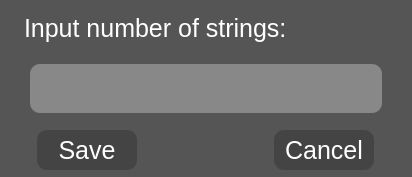
<?xml version="1.0" encoding="UTF-8"?>
<ui version="4.0">
 <class>TextLineInputWindow</class>
 <widget class="QMainWindow" name="TextLineInputWindow">
  <property name="geometry">
   <rect>
    <x>0</x>
    <y>0</y>
    <width>412</width>
    <height>177</height>
   </rect>
  </property>
  <property name="minimumSize">
   <size>
    <width>300</width>
    <height>0</height>
   </size>
  </property>
  <property name="maximumSize">
   <size>
    <width>10000</width>
    <height>10000</height>
   </size>
  </property>
  <property name="windowTitle">
   <string>MainWindow</string>
  </property>
  <property name="toolTipDuration">
   <number>-4</number>
  </property>
  <property name="styleSheet">
   <string notr="true">QMainWindow, QWidget {
background-color: #555;
color: #FFF;
font-family: Arial;
font-size: 25px;
border-radius: 10px
}
QPushButton {
background-color: #444;
}
QPushButton:hover {
background-color: #666;
}</string>
  </property>
  <widget class="QWidget" name="centralwidget">
   <layout class="QGridLayout" name="gridLayout">
    <property name="leftMargin">
     <number>0</number>
    </property>
    <property name="topMargin">
     <number>0</number>
    </property>
    <property name="rightMargin">
     <number>0</number>
    </property>
    <property name="bottomMargin">
     <number>0</number>
    </property>
    <property name="spacing">
     <number>0</number>
    </property>
    <item row="1" column="0" colspan="3">
     <widget class="QFrame" name="frame_9">
      <property name="minimumSize">
       <size>
        <width>300</width>
        <height>0</height>
       </size>
      </property>
      <property name="frameShape">
       <enum>QFrame::StyledPanel</enum>
      </property>
      <property name="frameShadow">
       <enum>QFrame::Raised</enum>
      </property>
      <layout class="QGridLayout" name="gridLayout_2">
       <property name="leftMargin">
        <number>30</number>
       </property>
       <property name="topMargin">
        <number>10</number>
       </property>
       <property name="rightMargin">
        <number>30</number>
       </property>
       <property name="bottomMargin">
        <number>10</number>
       </property>
       <property name="spacing">
        <number>0</number>
       </property>
       <item row="0" column="0">
        <widget class="QFrame" name="frame_3">
         <property name="styleSheet">
          <string notr="true">background-color: #888;</string>
         </property>
         <property name="frameShape">
          <enum>QFrame::StyledPanel</enum>
         </property>
         <property name="frameShadow">
          <enum>QFrame::Raised</enum>
         </property>
         <layout class="QHBoxLayout" name="horizontalLayout">
          <item>
           <widget class="QLineEdit" name="input"/>
          </item>
         </layout>
        </widget>
       </item>
      </layout>
     </widget>
    </item>
    <item row="0" column="0" colspan="3">
     <widget class="QFrame" name="frame_2">
      <property name="minimumSize">
       <size>
        <width>300</width>
        <height>0</height>
       </size>
      </property>
      <property name="frameShape">
       <enum>QFrame::StyledPanel</enum>
      </property>
      <property name="frameShadow">
       <enum>QFrame::Raised</enum>
      </property>
      <layout class="QHBoxLayout" name="horizontalLayout_2">
       <property name="spacing">
        <number>0</number>
       </property>
       <property name="leftMargin">
        <number>0</number>
       </property>
       <property name="topMargin">
        <number>0</number>
       </property>
       <property name="rightMargin">
        <number>0</number>
       </property>
       <property name="bottomMargin">
        <number>0</number>
       </property>
       <item>
        <widget class="QFrame" name="frame">
         <property name="frameShape">
          <enum>QFrame::StyledPanel</enum>
         </property>
         <property name="frameShadow">
          <enum>QFrame::Raised</enum>
         </property>
         <widget class="QTextEdit" name="message">
          <property name="geometry">
           <rect>
            <x>20</x>
            <y>10</y>
            <width>471</width>
            <height>81</height>
           </rect>
          </property>
          <property name="readOnly">
           <bool>true</bool>
          </property>
          <property name="html">
           <string>&lt;!DOCTYPE HTML PUBLIC &quot;-//W3C//DTD HTML 4.0//EN&quot; &quot;http://www.w3.org/TR/REC-html40/strict.dtd&quot;&gt;
&lt;html&gt;&lt;head&gt;&lt;meta name=&quot;qrichtext&quot; content=&quot;1&quot; /&gt;&lt;style type=&quot;text/css&quot;&gt;
p, li { white-space: pre-wrap; }
&lt;/style&gt;&lt;/head&gt;&lt;body style=&quot; font-family:'Arial'; font-size:25px; font-weight:400; font-style:normal;&quot;&gt;
&lt;p style=&quot; margin-top:0px; margin-bottom:0px; margin-left:0px; margin-right:0px; -qt-block-indent:0; text-indent:0px;&quot;&gt;&lt;span style=&quot; font-size:25px;&quot;&gt;Input number of strings:&lt;/span&gt;&lt;/p&gt;&lt;/body&gt;&lt;/html&gt;</string>
          </property>
         </widget>
        </widget>
       </item>
      </layout>
     </widget>
    </item>
    <item row="2" column="0" colspan="3">
     <widget class="QFrame" name="frame_8">
      <property name="minimumSize">
       <size>
        <width>100</width>
        <height>0</height>
       </size>
      </property>
      <property name="frameShape">
       <enum>QFrame::StyledPanel</enum>
      </property>
      <property name="frameShadow">
       <enum>QFrame::Raised</enum>
      </property>
      <layout class="QHBoxLayout" name="horizontalLayout_3" stretch="0,0">
       <property name="spacing">
        <number>100</number>
       </property>
       <property name="leftMargin">
        <number>0</number>
       </property>
       <property name="topMargin">
        <number>0</number>
       </property>
       <property name="rightMargin">
        <number>0</number>
       </property>
       <property name="bottomMargin">
        <number>0</number>
       </property>
       <item>
        <widget class="QPushButton" name="leftButton">
         <property name="maximumSize">
          <size>
           <width>100</width>
           <height>40</height>
          </size>
         </property>
         <property name="styleSheet">
          <string notr="true"/>
         </property>
         <property name="text">
          <string>Save</string>
         </property>
        </widget>
       </item>
       <item>
        <widget class="QPushButton" name="rightButton">
         <property name="maximumSize">
          <size>
           <width>100</width>
           <height>40</height>
          </size>
         </property>
         <property name="styleSheet">
          <string notr="true"/>
         </property>
         <property name="text">
          <string>Cancel</string>
         </property>
        </widget>
       </item>
      </layout>
     </widget>
    </item>
   </layout>
  </widget>
  <action name="aMoreOptions">
   <property name="text">
    <string>More Options</string>
   </property>
  </action>
  <action name="actionGo_Premium">
   <property name="text">
    <string>Go Premium</string>
   </property>
  </action>
  <action name="actionDonate">
   <property name="text">
    <string>Donate</string>
   </property>
  </action>
  <action name="aSaveConfig">
   <property name="text">
    <string>Save config</string>
   </property>
  </action>
  <action name="aRestoreConfig">
   <property name="text">
    <string>Restore config</string>
   </property>
  </action>
  <action name="aDeleteConfig">
   <property name="text">
    <string>Delete config</string>
   </property>
  </action>
  <action name="aResetDefault">
   <property name="text">
    <string>Reset default</string>
   </property>
  </action>
 </widget>
 <resources/>
 <connections/>
</ui>
